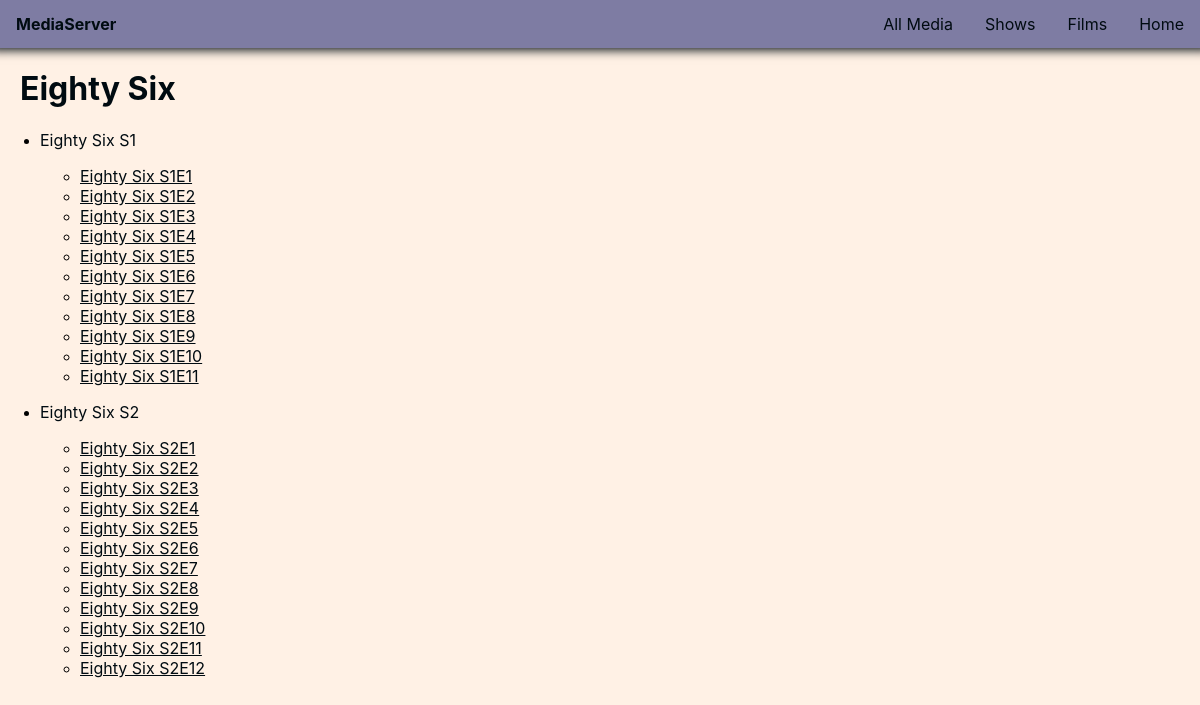
The app's page /show/3 with its own data.
### tables this page shows
CREATE TABLE tblShows(
ShowID INTEGER PRIMARY KEY AUTOINCREMENT,
ShowName TEXT NOT NULL,
ThNailPath TEXT DEFAULT "_404" NOT NULL,
Tags TEXT NULL);

CREATE TABLE tblSeasons(
SeasonID INTEGER PRIMARY KEY AUTOINCREMENT,
SeasonNum INTEGER NOT NULL,
SeasonName TEXT NOT NULL,
ShowRef INTEGER NOT NULL,
FOREIGN KEY(ShowRef) REFERENCES tblShows(ShowID)
);

CREATE TABLE tblEpisodes(
EpisodeID INTEGER PRIMARY KEY AUTOINCREMENT,
SeasonRef INTEGER NOT NULL,
EpisodeName TEXT NOT NULL,
EpisodeNum INTEGER NOT NULL,
Length INTEGER DEFAULT "0" NOT NULL,
Filesize INTEGER DEFAULT "0" NOT NULL,
Filepath TEXT NOT NULL,
Subspath TEXT DEFAULT "" NOT NULL,
FOREIGN KEY(SeasonRef) REFERENCES tblSeasons(SeasonID)
);

### app.py (the view)
@app.route("/show/<int:id>")
def show_detail(id):
    con = sqlite3.connect(DATABASE)
    con.row_factory = sqlite3.Row
    cur = con.cursor()
    cur.execute(f"SELECT ShowName FROM tblShows WHERE ShowID = {id}")
    showName = cur.fetchall()[0]["ShowName"]
    cur.execute(f"SELECT * FROM tblSeasons WHERE ShowRef = {id} ORDER BY SeasonNum")
    seasonRows = cur.fetchall()
    fullListing = []
    for i in seasonRows:
        cur.execute(f"SELECT * FROM tblEpisodes WHERE SeasonRef = {i['SeasonID']}")
        fullListing.append((i,cur.fetchall()))
    con.close()
    return render_template("showview.html", listing=fullListing, show_name=showName)

### app.py (called while the page is built)
@app.after_request
def after_request(response):
    response.headers.add('Accept-Ranges', 'bytes')
    return response

### templates/showview.html (shortened to what this page needs)
<!doctype html>
<html>
    <head>
        <link rel="stylesheet" href="{{ url_for('static', filename='css/styles.css') }}">
    </head>
    <body>
        <ul class="navbar">
            <li class="navbar" style="float:left;"><p><b>MediaServer</b></p></li>
            <li class="navbar"><a href="/">Home</a></li>
            <li class="navbar"><a href="/films">Films</a></li>
            <li class="navbar"><a href="/shows">Shows</a></li>
            <li class="navbar"><a href="/media">All Media</a></li>
        </ul>
        <h1>{{show_name}}</h1>
        <ul>
            {% for season in listing %}
            <li>
                <p>{{season[0]["SeasonName"]}}</p>
                <ul>
                    {% for episode in season[1] %}
                        <li>
                            <a href="/watch/ep/{{episode['EpisodeID']}}">{{episode["EpisodeName"]}}</a>
                        </li>
                    {% endfor %}
                </ul>
            </li>
            {% endfor %}
        </ul>
    </body>
</html>

### static/css/styles.css (style rules this page uses)
body, html { background-color: #FFF1E5; margin:0; padding:0; }
ul.navbar { list-style-type: none; margin: 0; padding: 0; overflow: hidden; background-color: #7E7CA3; box-shadow: 0px -8px 10px 10px #000B11; }
li.navbar { float: right; }
li.navbar a { display: block; color: #000B11; text-align: center; padding: 14px 16px; text-decoration: none; font-family: -apple-system, BlinkMacSystemFont, 'Segoe UI', Roboto, Oxygen, Ubuntu, Cantarell, 'Open Sans', 'Helvetica Neue', sans-serif; transition: background-color 0.3s, font-size 0.3s; }
li.navbar p { display: block; color: #000B11; text-align: center; padding: 14px 16px; margin: 0px; text-decoration: none; font-family: -apple-system, BlinkMacSystemFont, 'Segoe UI', Roboto, Oxygen, Ubuntu, Cantarell, 'Open Sans', 'Helvetica Neue', sans-serif; }
h1 { color: #000B11; padding: 0px 20px; font-family: -apple-system, BlinkMacSystemFont, 'Segoe UI', Roboto, Oxygen, Ubuntu, Cantarell, 'Open Sans', 'Helvetica Neue', sans-serif; }
ul { padding:0px,20px; }
a { color: #000B11; font-family: -apple-system, BlinkMacSystemFont, 'Segoe UI', Roboto, Oxygen, Ubuntu, Cantarell, 'Open Sans', 'Helvetica Neue', sans-serif; }
p { color: #000B11; font-family: -apple-system, BlinkMacSystemFont, 'Segoe UI', Roboto, Oxygen, Ubuntu, Cantarell, 'Open Sans', 'Helvetica Neue', sans-serif; }

### records on screen
tblShows: ShowName "Eighty Six"
tblSeasons: SeasonName "Eighty Six S1"
tblEpisodes: EpisodeName "Eighty Six S1E1"
tblEpisodes: EpisodeName "Eighty Six S1E2"
tblEpisodes: EpisodeName "Eighty Six S1E3"
tblEpisodes: EpisodeName "Eighty Six S1E4"
tblEpisodes: EpisodeName "Eighty Six S1E5"
tblEpisodes: EpisodeName "Eighty Six S1E6"
tblEpisodes: EpisodeName "Eighty Six S1E7"
tblEpisodes: EpisodeName "Eighty Six S1E8"
tblEpisodes: EpisodeName "Eighty Six S1E9"
tblEpisodes: EpisodeName "Eighty Six S1E10"
tblEpisodes: EpisodeName "Eighty Six S1E11"
tblSeasons: SeasonName "Eighty Six S2"
tblEpisodes: EpisodeName "Eighty Six S2E1"
tblEpisodes: EpisodeName "Eighty Six S2E2"
tblEpisodes: EpisodeName "Eighty Six S2E3"
tblEpisodes: EpisodeName "Eighty Six S2E4"
tblEpisodes: EpisodeName "Eighty Six S2E5"
tblEpisodes: EpisodeName "Eighty Six S2E6"
tblEpisodes: EpisodeName "Eighty Six S2E7"
tblEpisodes: EpisodeName "Eighty Six S2E8"
tblEpisodes: EpisodeName "Eighty Six S2E9"
tblEpisodes: EpisodeName "Eighty Six S2E10"
tblEpisodes: EpisodeName "Eighty Six S2E11"
tblEpisodes: EpisodeName "Eighty Six S2E12"
